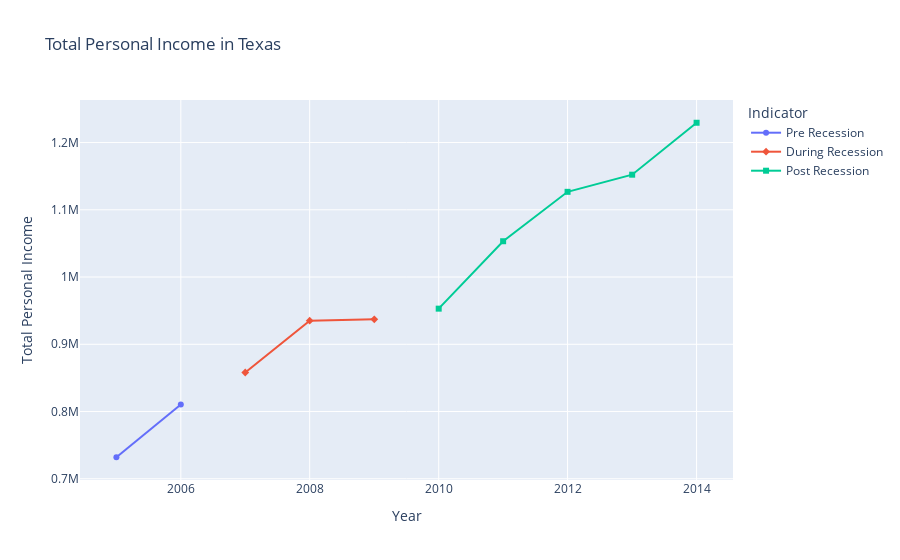

Notebook code cell kept with this figure:
### Code cell
line_graph_econ(economic_dim_recess,
                'Texas',
                'Total Personal Income',
               'observation_date',
               'Value')

### Figure 1 — Plotly figure (JSON) as saved in the notebook; plotly's stock layout.template omitted (floating-point values rounded to 4 significant figures)
{"data": [{"hovertemplate": "Indicator=Pre Recession<br>observation_date=%{x}<br>Value=%{y}<extra></extra>", "legendgroup": "Pre Recession", "line": {"color": "#636efa", "dash": "solid"}, "marker": {"symbol": "circle"}, "mode": "lines+markers", "name": "Pre Recession", "orientation": "v", "showlegend": true, "type": "scatter", "x": ["2005-01-01T00:00:00", "2006-01-01T00:00:00"], "xaxis": "x", "y": [732000.0, 810500.0], "yaxis": "y"}, {"hovertemplate": "Indicator=During Recession<br>observation_date=%{x}<br>Value=%{y}<extra></extra>", "legendgroup": "During Recession", "line": {"color": "#EF553B", "dash": "solid"}, "marker": {"symbol": "diamond"}, "mode": "lines+markers", "name": "During Recession", "orientation": "v", "showlegend": true, "type": "scatter", "x": ["2007-01-01T00:00:00", "2008-01-01T00:00:00", "2009-01-01T00:00:00"], "xaxis": "x", "y": [858000.0, 935100.0, 937100.0], "yaxis": "y"}, {"hovertemplate": "Indicator=Post Recession<br>observation_date=%{x}<br>Value=%{y}<extra></extra>", "legendgroup": "Post Recession", "line": {"color": "#00cc96", "dash": "solid"}, "marker": {"symbol": "square"}, "mode": "lines+markers", "name": "Post Recession", "orientation": "v", "showlegend": true, "type": "scatter", "x": ["2010-01-01T00:00:00", "2011-01-01T00:00:00", "2012-01-01T00:00:00", "2013-01-01T00:00:00", "2014-01-01T00:00:00"], "xaxis": "x", "y": [953000.0, 1053000.0, 1127000.0, 1152000.0, 1229000.0], "yaxis": "y"}], "layout": {"legend": {"title": {"text": "Indicator"}, "tracegroupgap": 0}, "title": {"text": "Total Personal Income in Texas"}, "xaxis": {"anchor": "y", "domain": [0, 1], "title": {"text": "Year"}}, "yaxis": {"anchor": "x", "domain": [0, 1], "title": {"text": "Total Personal Income"}}}}
